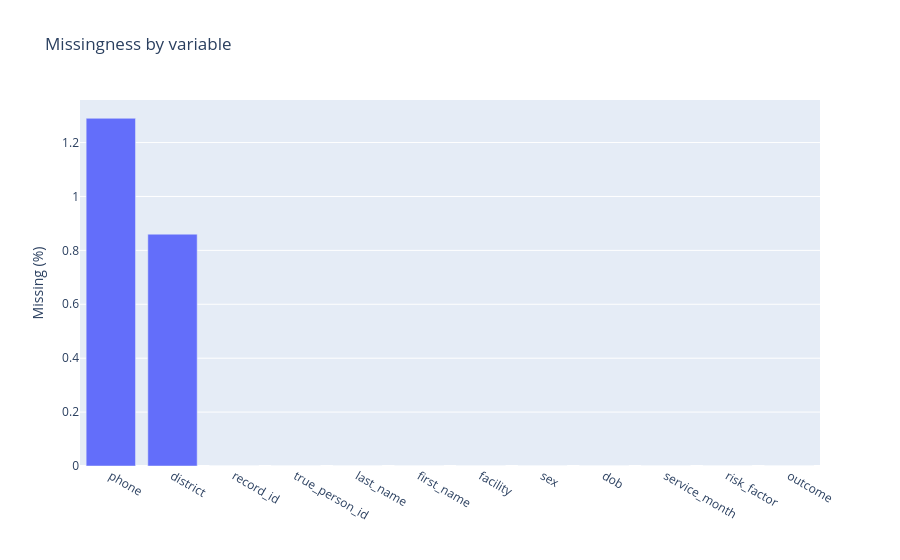

Notebook source saved alongside this figure:
### Code cell
missing = profile.reset_index(names="variable")
fig = px.bar(missing, x="variable", y="missing_pct",
             title="Missingness by variable", labels={"missing_pct":"Missing (%)","variable":""})
fig.show()

### Figure 1 — Plotly figure (JSON) as saved in the notebook; plotly's stock layout.template omitted (floating-point values rounded to 4 significant figures)
{"data": [{"hovertemplate": "=%{x}<br>Missing (%)=%{y}<extra></extra>", "legendgroup": "", "marker": {"color": "#636efa", "pattern": {"shape": ""}}, "name": "", "orientation": "v", "showlegend": false, "textposition": "auto", "type": "bar", "x": ["phone", "district", "record_id", "true_person_id", "last_name", "first_name", "facility", "sex", "dob", "service_month", "risk_factor", "outcome"], "xaxis": "x", "y": [1.29, 0.86, 0.0, 0.0, 0.0, 0.0, 0.0, 0.0, 0.0, 0.0, 0.0, 0.0], "yaxis": "y"}], "layout": {"barmode": "relative", "legend": {"tracegroupgap": 0}, "title": {"text": "Missingness by variable"}, "xaxis": {"anchor": "y", "domain": [0.0, 1.0], "title": {"text": ""}}, "yaxis": {"anchor": "x", "domain": [0.0, 1.0], "title": {"text": "Missing (%)"}}}}
